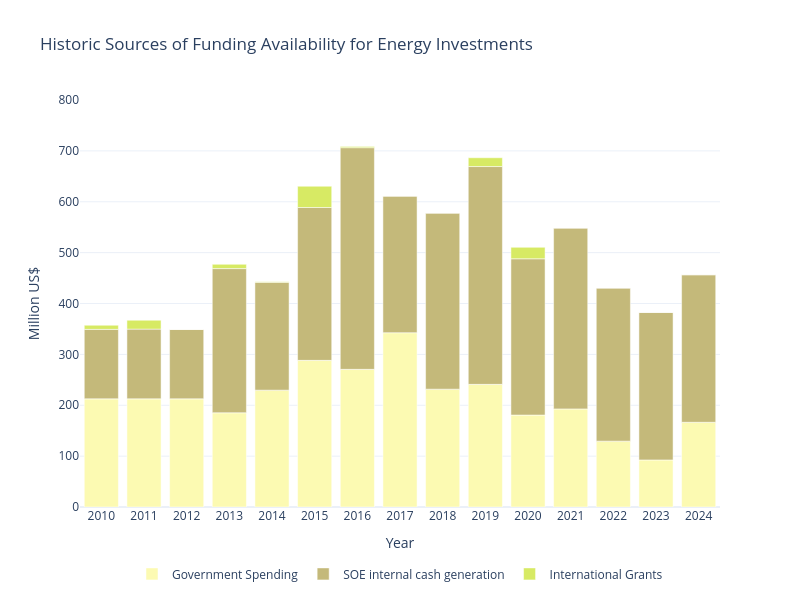
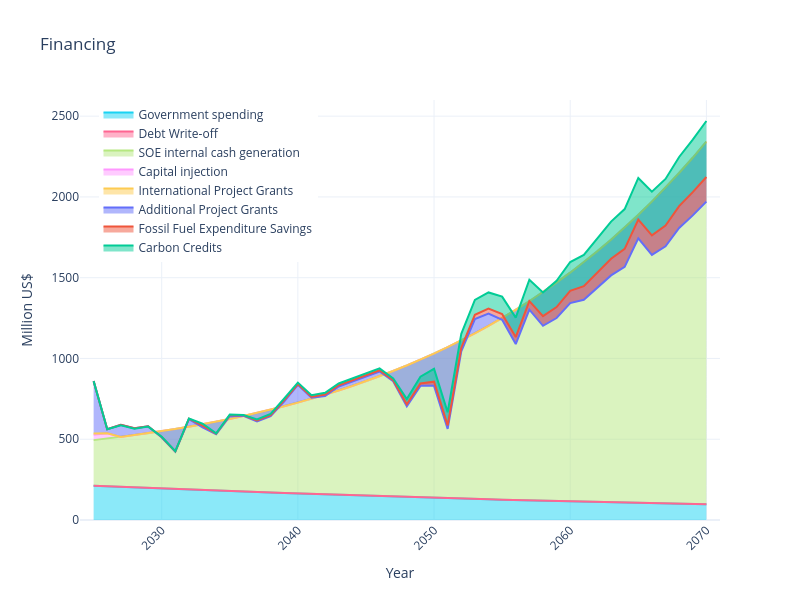

Here is the notebook cell these charts were saved with, in order:
### Code cell
import plotly.express as px
year_idx = [x for x in df_funding_envelope.index
 if isinstance(x, (int, float))]
df_funding_historic_plot = df_funding_envelope.loc[year_idx]

df_funding = pd.DataFrame({
    "Year": year_idx,  
    "Government Spending": list(df_funding_historic_plot["Budget"]),
    "SOE internal cash generation":  list(df_funding_historic_plot["SOE Gen."]),
    "International Grants":  list(df_funding_historic_plot["Grant"])
})
fig = px.bar(
    df_funding,
    x="Year",
    y=["Government Spending", "SOE internal cash generation", "International Grants"],
    barmode="relative",  
    title="Historic Sources of Funding Availability for Energy Investments",
    labels={"value": "Million US$", "variable": ""},  
    template="plotly_white",
    color_discrete_sequence=["#fcfab2","#c4b97a", "#d7ea64" ]
)

fig.update_layout(
    xaxis=dict(dtick=1),  
    yaxis=dict(range=[0, 800]),  
    width=width,
    height=height,
    legend=dict(
    orientation="h",   
    yanchor="bottom",
    y=-0.2,            
    xanchor="center",
    x=0.5             
    )
)

fig.show()
fig_funding_projection = stacked_area_fig(df_funding_plot, stacked_cols_funding,width=800,height=600,color_map=color_map,title=title,line_plots=0)
fig_funding_projection.show()
save_all_figures([fig,fig_funding_projection])

### Figure 1 — Plotly figure (JSON) as saved in the notebook; plotly's stock layout.template omitted (floating-point values rounded to 4 significant figures)
{"data": [{"alignmentgroup": "True", "hovertemplate": "=Government Spending<br>Year=%{x}<br>Million US$=%{y}<extra></extra>", "legendgroup": "Government Spending", "marker": {"color": "#fcfab2", "pattern": {"shape": ""}}, "name": "Government Spending", "offsetgroup": "Government Spending", "orientation": "v", "showlegend": true, "textposition": "auto", "type": "bar", "x": [2010, 2011, 2012, 2013, 2014, 2015, 2016, 2017, 2018, 2019, 2020, 2021, 2022, 2023, 2024], "xaxis": "x", "y": [212.6, 212.6, 212.6, 185.2, 229.6, 288.2, 270.6, 342.6, 231.6, 241.1, 180.7, 192.9, 129.4, 92.52, 166.5], "yaxis": "y"}, {"alignmentgroup": "True", "hovertemplate": "=SOE internal cash generation<br>Year=%{x}<br>Million US$=%{y}<extra></extra>", "legendgroup": "SOE internal cash generation", "marker": {"color": "#c4b97a", "pattern": {"shape": ""}}, "name": "SOE internal cash generation", "offsetgroup": "SOE internal cash generation", "orientation": "v", "showlegend": true, "textposition": "auto", "type": "bar", "x": [2010, 2011, 2012, 2013, 2014, 2015, 2016, 2017, 2018, 2019, 2020, 2021, 2022, 2023, 2024], "xaxis": "x", "y": [136.6, 137.0, 136.4, 283.4, 212.1, 300.5, 435.7, 268.5, 346.1, 428.1, 307.2, 355.5, 301.0, 290.0, 290.0], "yaxis": "y"}, {"alignmentgroup": "True", "hovertemplate": "=International Grants<br>Year=%{x}<br>Million US$=%{y}<extra></extra>", "legendgroup": "International Grants", "marker": {"color": "#d7ea64", "pattern": {"shape": ""}}, "name": "International Grants", "offsetgroup": "International Grants", "orientation": "v", "showlegend": true, "textposition": "auto", "type": "bar", "x": [2010, 2011, 2012, 2013, 2014, 2015, 2016, 2017, 2018, 2019, 2020, 2021, 2022, 2023, 2024], "xaxis": "x", "y": [8.15, 17.5, 0, 8.4, 0.95, 41.8, 2.477, 0, 0, 17.3, 22.52, 0, 0, 0, 0], "yaxis": "y"}], "layout": {"barmode": "relative", "height": 600, "legend": {"orientation": "h", "title": {"text": ""}, "tracegroupgap": 0, "x": 0.5, "xanchor": "center", "y": -0.2, "yanchor": "bottom"}, "title": {"text": "Historic Sources of Funding Availability for Energy Investments"}, "width": 800, "xaxis": {"anchor": "y", "domain": [0, 1], "dtick": 1, "title": {"text": "Year"}}, "yaxis": {"anchor": "x", "domain": [0, 1], "range": [0, 800], "title": {"text": "Million US$"}}}}

### Figure 2 — Plotly figure (JSON) as saved in the notebook; plotly's stock layout.template omitted (floating-point values rounded to 4 significant figures)
{"data": [{"fillpattern": {"shape": ""}, "hovertemplate": "=Government spending<br>Year=%{x}<br>Million US$=%{y}<extra></extra>", "legendgroup": "Government spending", "line": {"color": "#19d3f3"}, "marker": {"symbol": "circle"}, "mode": "lines", "name": "Government spending", "orientation": "v", "showlegend": true, "stackgroup": "1", "type": "scatter", "x": [2025, 2026, 2027, 2028, 2029, 2030, 2031, 2032, 2033, 2034, 2035, 2036, 2037, 2038, 2039, 2040, 2041, 2042, 2043, 2044, 2045, 2046, 2047, 2048, 2049, 2050, 2051, 2052, 2053, 2054, 2055, 2056, 2057, 2058, 2059, 2060, 2061, 2062, 2063, 2064, 2065, 2066, 2067, 2068, 2069, 2070], "xaxis": "x", "y": [212.6, 208.9, 205.3, 201.8, 198.3, 194.8, 191.5, 188.2, 184.9, 181.7, 178.6, 175.5, 172.4, 169.5, 166.5, 163.7, 160.8, 158.1, 155.3, 152.6, 150.0, 147.4, 144.9, 142.4, 139.9, 137.5, 135.1, 132.8, 130.5, 128.2, 126.0, 123.8, 121.7, 119.6, 117.5, 115.5, 113.5, 111.5, 109.6, 107.7, 105.8, 104.0, 102.2, 100.4, 98.71, 97.0], "yaxis": "y"}, {"fillpattern": {"shape": ""}, "hovertemplate": "=Debt Write-off<br>Year=%{x}<br>Million US$=%{y}<extra></extra>", "legendgroup": "Debt Write-off", "line": {"color": "#FF6692"}, "marker": {"symbol": "circle"}, "mode": "lines", "name": "Debt Write-off", "orientation": "v", "showlegend": true, "stackgroup": "1", "type": "scatter", "x": [2025, 2026, 2027, 2028, 2029, 2030, 2031, 2032, 2033, 2034, 2035, 2036, 2037, 2038, 2039, 2040, 2041, 2042, 2043, 2044, 2045, 2046, 2047, 2048, 2049, 2050, 2051, 2052, 2053, 2054, 2055, 2056, 2057, 2058, 2059, 2060, 2061, 2062, 2063, 2064, 2065, 2066, 2067, 2068, 2069, 2070], "xaxis": "x", "y": [0, 0, 0, 0, 0, 0, 0, 0, 0, 0, 0, 0, 0, 0, 0, 0, 0, 0, 0, 0, 0, 0, 0, 0, 0, 0, 0, 0, 0, 0, 0, 0, 0, 0, 0, 0, 0, 0, 0, 0, 0, 0, 0, 0, 0, 0], "yaxis": "y"}, {"fillpattern": {"shape": ""}, "hovertemplate": "=SOE internal cash generation<br>Year=%{x}<br>Million US$=%{y}<extra></extra>", "legendgroup": "SOE internal cash generation", "line": {"color": "#B6E880"}, "marker": {"symbol": "circle"}, "mode": "lines", "name": "SOE internal cash generation", "orientation": "v", "showlegend": true, "stackgroup": "1", "type": "scatter", "x": [2025, 2026, 2027, 2028, 2029, 2030, 2031, 2032, 2033, 2034, 2035, 2036, 2037, 2038, 2039, 2040, 2041, 2042, 2043, 2044, 2045, 2046, 2047, 2048, 2049, 2050, 2051, 2052, 2053, 2054, 2055, 2056, 2057, 2058, 2059, 2060, 2061, 2062, 2063, 2064, 2065, 2066, 2067, 2068, 2069, 2070], "xaxis": "x", "y": [281.9, 295.2, 309.1, 323.7, 339.0, 355.0, 371.7, 389.3, 407.6, 426.9, 447.0, 468.1, 490.2, 513.3, 537.5, 562.9, 589.5, 617.3, 646.4, 676.9, 708.9, 742.3, 777.3, 814.0, 852.4, 892.7, 934.8, 978.9, 1025.0, 1073.0, 1124.0, 1177.0, 1233.0, 1291.0, 1352.0, 1416.0, 1482.0, 1552.0, 1626.0, 1702.0, 1783.0, 1867.0, 1955.0, 2047.0, 2144.0, 2245.0], "yaxis": "y"}, {"fillpattern": {"shape": ""}, "hovertemplate": "=Capital injection<br>Year=%{x}<br>Million US$=%{y}<extra></extra>", "legendgroup": "Capital injection", "line": {"color": "#FF97FF"}, "marker": {"symbol": "circle"}, "mode": "lines", "name": "Capital injection", "orientation": "v", "showlegend": true, "stackgroup": "1", "type": "scatter", "x": [2025, 2026, 2027, 2028, 2029, 2030, 2031, 2032, 2033, 2034, 2035, 2036, 2037, 2038, 2039, 2040, 2041, 2042, 2043, 2044, 2045, 2046, 2047, 2048, 2049, 2050, 2051, 2052, 2053, 2054, 2055, 2056, 2057, 2058, 2059, 2060, 2061, 2062, 2063, 2064, 2065, 2066, 2067, 2068, 2069, 2070], "xaxis": "x", "y": [33.33, 33.33, 0, 0, 0, 0, 0, 0, 0, 0, 0, 0, 0, 0, 0, 0, 0, 0, 0, 0, 0, 0, 0, 0, 0, 0, 0, 0, 0, 0, 0, 0, 0, 0, 0, 0, 0, 0, 0, 0, 0, 0, 0, 0, 0, 0], "yaxis": "y"}, {"fillpattern": {"shape": ""}, "hovertemplate": "=International Project Grants<br>Year=%{x}<br>Million US$=%{y}<extra></extra>", "legendgroup": "International Project Grants", "line": {"color": "#FECB52"}, "marker": {"symbol": "circle"}, "mode": "lines", "name": "International Project Grants", "orientation": "v", "showlegend": true, "stackgroup": "1", "type": "scatter", "x": [2025, 2026, 2027, 2028, 2029, 2030, 2031, 2032, 2033, 2034, 2035, 2036, 2037, 2038, 2039, 2040, 2041, 2042, 2043, 2044, 2045, 2046, 2047, 2048, 2049, 2050, 2051, 2052, 2053, 2054, 2055, 2056, 2057, 2058, 2059, 2060, 2061, 2062, 2063, 2064, 2065, 2066, 2067, 2068, 2069, 2070], "xaxis": "x", "y": [7.94, 0, 0, 0, 0, 0, 0, 0, 0, 0, 0, 0, 0, 0, 0, 0, 0, 0, 0, 0, 0, 0, 0, 0, 0, 0, 0, 0, 0, 0, 0, 0, 0, 0, 0, 0, 0, 0, 0, 0, 0, 0, 0, 0, 0, 0], "yaxis": "y"}, {"fillpattern": {"shape": ""}, "hovertemplate": "=Additional Project Grants<br>Year=%{x}<br>Million US$=%{y}<extra></extra>", "legendgroup": "Additional Project Grants", "line": {"color": "#636efa"}, "marker": {"symbol": "circle"}, "mode": "lines", "name": "Additional Project Grants", "orientation": "v", "showlegend": true, "stackgroup": "1", "type": "scatter", "x": [2025, 2026, 2027, 2028, 2029, 2030, 2031, 2032, 2033, 2034, 2035, 2036, 2037, 2038, 2039, 2040, 2041, 2042, 2043, 2044, 2045, 2046, 2047, 2048, 2049, 2050, 2051, 2052, 2053, 2054, 2055, 2056, 2057, 2058, 2059, 2060, 2061, 2062, 2063, 2064, 2065, 2066, 2067, 2068, 2069, 2070], "xaxis": "x", "y": [324.0, 25.0, 74.66, 43.23, 43.5, -38.93, -140.3, 47.17, -18.54, -77.8, 17.34, 0.7249, -51.93, -39.89, 30.26, 109.8, 6.6, -7.43, 24.66, 26.77, 26.69, 29.2, -63.6, -252.2, -161.8, -199.6, -505.5, -67.86, 88.31, 76.16, -10.45, -211.7, -52.4, -208.1, -218.8, -188.4, -232.8, -225.8, -221.0, -243.0, -144.7, -329.7, -362.6, -340.0, -356.6, -371.0], "yaxis": "y"}, {"fillpattern": {"shape": ""}, "hovertemplate": "=Fossil Fuel Expenditure Savings<br>Year=%{x}<br>Million US$=%{y}<extra></extra>", "legendgroup": "Fossil Fuel Expenditure Savings", "line": {"color": "#EF553B"}, "marker": {"symbol": "circle"}, "mode": "lines", "name": "Fossil Fuel Expenditure Savings", "orientation": "v", "showlegend": true, "stackgroup": "1", "type": "scatter", "x": [2025, 2026, 2027, 2028, 2029, 2030, 2031, 2032, 2033, 2034, 2035, 2036, 2037, 2038, 2039, 2040, 2041, 2042, 2043, 2044, 2045, 2046, 2047, 2048, 2049, 2050, 2051, 2052, 2053, 2054, 2055, 2056, 2057, 2058, 2059, 2060, 2061, 2062, 2063, 2064, 2065, 2066, 2067, 2068, 2069, 2070], "xaxis": "x", "y": [0, 0, 0, 0, 0, 2.629, 1.956, 2.469, 9.717, 3.787, 6.179, 3.781, 5.247, 5.819, 7.921, 5.528, 6.678, 8.851, 7.974, 7.992, 8.825, 8.408, 6.946, 12.45, 14.67, 25.63, 21.35, 22.68, 26.03, 30.44, 34.94, 43.38, 52.6, 59.56, 67.49, 76.25, 84.47, 93.6, 103.2, 111.3, 116.1, 121.5, 129.0, 135.4, 144.0, 152.5], "yaxis": "y"}, {"fillpattern": {"shape": ""}, "hovertemplate": "=Carbon Credits<br>Year=%{x}<br>Million US$=%{y}<extra></extra>", "legendgroup": "Carbon Credits", "line": {"color": "#00cc96"}, "marker": {"symbol": "circle"}, "mode": "lines", "name": "Carbon Credits", "orientation": "v", "showlegend": true, "stackgroup": "1", "type": "scatter", "x": [2025, 2026, 2027, 2028, 2029, 2030, 2031, 2032, 2033, 2034, 2035, 2036, 2037, 2038, 2039, 2040, 2041, 2042, 2043, 2044, 2045, 2046, 2047, 2048, 2049, 2050, 2051, 2052, 2053, 2054, 2055, 2056, 2057, 2058, 2059, 2060, 2061, 2062, 2063, 2064, 2065, 2066, 2067, 2068, 2069, 2070], "xaxis": "x", "y": [0, 0, -3.225, -3.226, -2.624, 1.958, 1.265, 1.592, 12.06, 2.443, 3.63, 1.997, 6.222, 8.397, 9.749, 8.601, 9.465, 10.95, 10.66, 10.88, 11.57, 11.53, 10.83, 32.02, 41.56, 79.73, 81.26, 86.39, 93.0, 100.5, 108.4, 120.0, 132.9, 146.7, 162.5, 178.3, 193.3, 210.8, 230.0, 246.5, 257.6, 270.2, 288.1, 304.2, 325.1, 346.7], "yaxis": "y"}], "layout": {"height": 600, "legend": {"orientation": "v", "title": {"text": ""}, "tracegroupgap": 0, "x": 0.2, "xanchor": "center", "y": 1, "yanchor": "top"}, "title": {"text": "Financing"}, "width": 800, "xaxis": {"anchor": "y", "domain": [0, 1], "range": [2024, 2071], "tickangle": -45, "title": {"text": "Year"}}, "yaxis": {"anchor": "x", "domain": [0, 1], "title": {"text": "Million US$"}}}}
